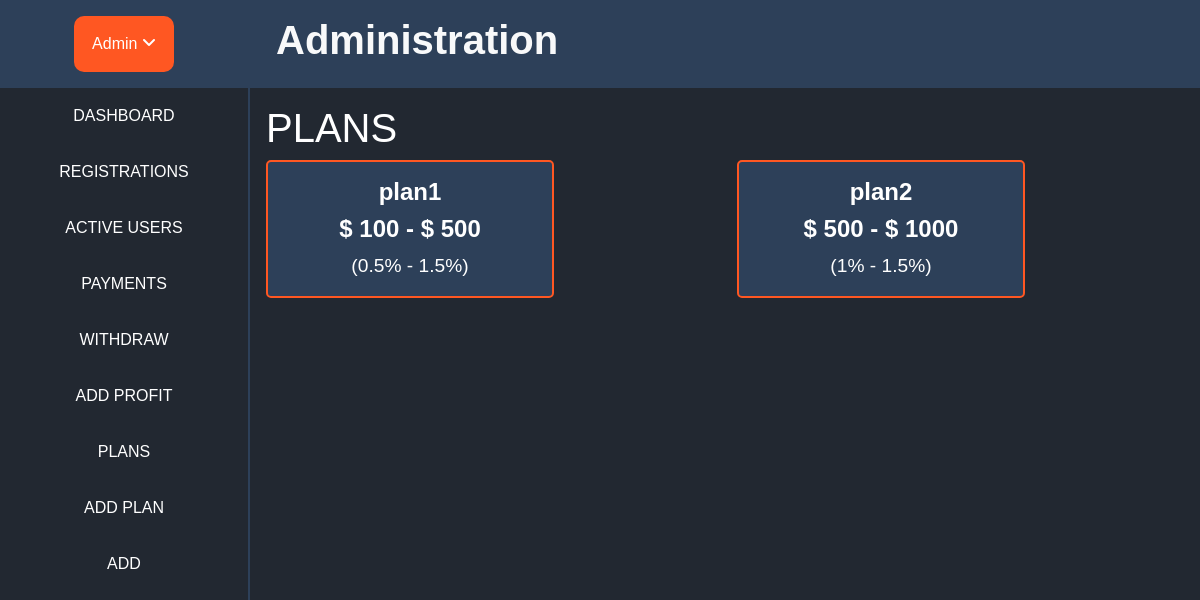
The app's page /moderator/plans/ (signed in), older data.
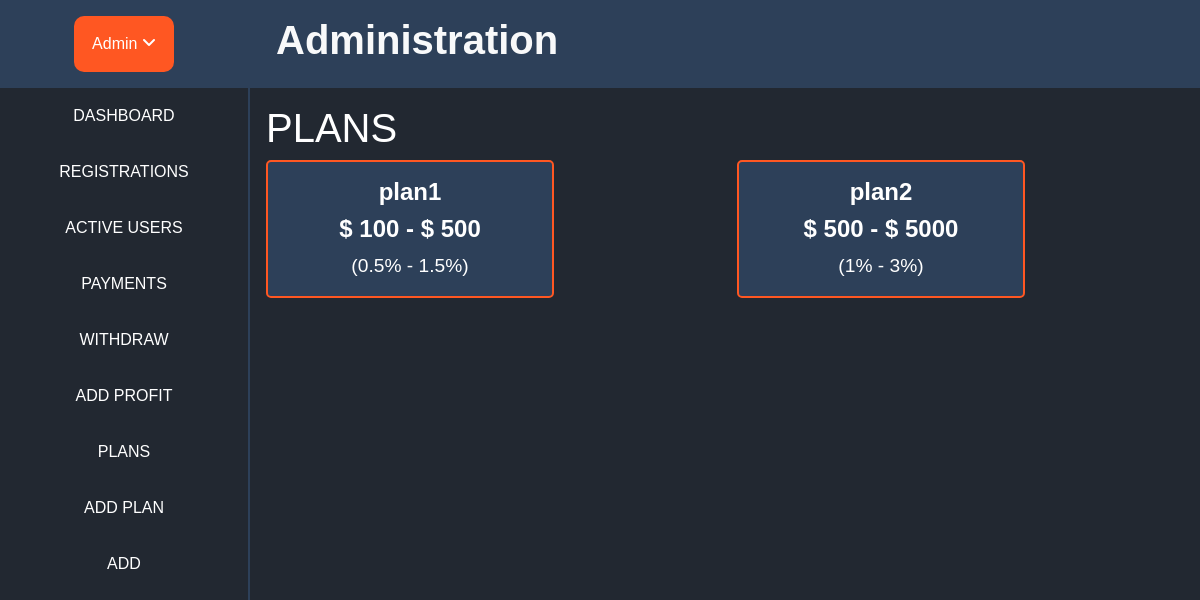
The same page, newer data.
### home/models.py (models this page shows)
class Plans(models.Model):
    plan_name = models.CharField(max_length=100)
    plan_min_price = models.CharField(max_length=100)
    plan_max_price = models.CharField(max_length=100)
    plan_min_percentage = models.CharField(max_length=100)
    plan_max_percentage = models.CharField(max_length=100)

### home/views.py (the view)
# urls.py: path('moderator/plans/', login_required(views.ModPlans_view.as_view()), name='mod_plans'),
class ModPlans_view(View):
    def get(self,request):
        context = {
            "plans": models.Plans.objects.all()
        }
        return render(request, 'mod/plans.html', context=context)

### templates/mod/plans.html (shortened to what this page needs)
{% extends 'mod/admbase.html' %}
{% block content%}
<div>
<h1> PLANS</h1>
<div class="row">
    {% for plan in plans %}
    <div class="col-md">
        <a href="{% url 'mod_edit_plan' plan_id=plan.id %}" class="card text-white mb-3 custom-link" style="max-width: 18rem; text-decoration: none; border: 2px solid #ff5722; border-radius: 5px; transition: transform 0.2s; background-color: #2d4059;">
            <div class="card-body">
                <h4 class="card-title text-center"><strong>{{ plan.plan_name }}</strong></h4>
            <h4 class="card-title text-center"><strong>$ {{ plan.plan_min_price }} - $ {{ plan.plan_max_price }}</strong></h4>
                <p class="card-text text-center" style="font-size: 1.2em;">({{ plan.plan_min_percentage }}% - {{ plan.plan_max_percentage }}%)</p>
            </div>
        </a>
    </div>
    {% endfor %}
</div>
{% endblock %}

Row changes from the older to the newer data that the page shows:
changed Plans "plan2": plan_max_price "1000" → "5000"; plan_max_percentage "1.5" → "3"
